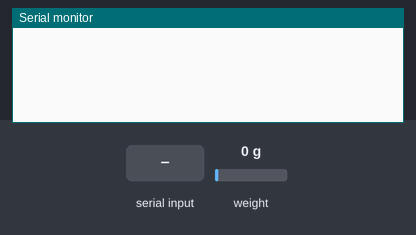
A sketch run on a simulated Arduino Uno, built with avr-gcc and run on an emulated ATmega328P. Shown: the last lines printed to the serial monitor. The inputs (shaded band) are chosen by the test bench; at power-on: weight on the scale 0 g.

Above: at 1.2 s.
1.3 s: weight on the scale set to 100 g
At 3.3 s:
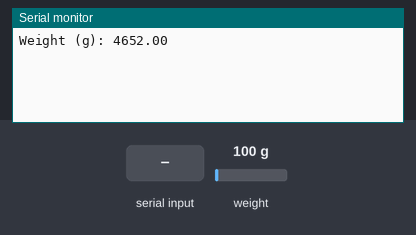
3.6 s: "t" received over Serial
At 4.9 s:
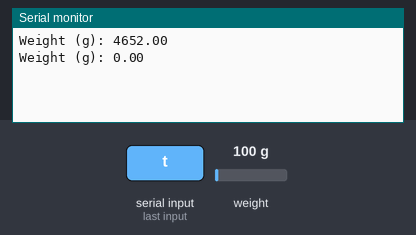
5.1 s: weight on the scale set to 1250 g
At 7.8 s:
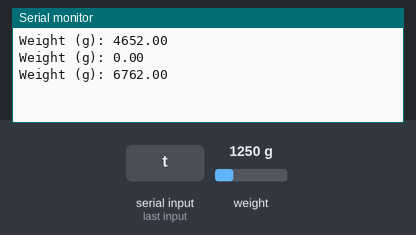
Timing chart, 0 to 9.3 s (numbered marks = the images above; inputs shaded):
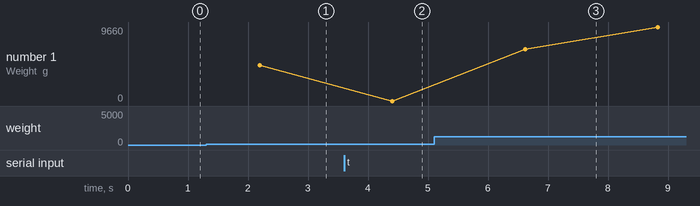

The sketch:

Prototype_Tres_Uno.ino
```cpp
#include "HX711.h"
#include <SoftwareSerial.h>

const int LOADCELL_DOUT_PIN = 2;
const int LOADCELL_SCK_PIN = 3;
long average = 0;
int count = 0;
int countData = 0;
long zero = 190600;
double weight;
long reading = 0;
long conversion = 50;
int tareCount;

SoftwareSerial BTSerial = SoftwareSerial(10, 11); // RX | TX

HX711 scale;

void setup() {
  Serial.begin(57600);
  BTSerial.begin(9600);
  scale.begin(LOADCELL_DOUT_PIN, LOADCELL_SCK_PIN);
}

void loop() {
  calculate();
  printValue();
  zeroIt();
}

void calculate() {
  if (scale.is_ready()) {
    reading = scale.read();
    if(reading != 0 && reading != -1) {
      average = average + reading;
      countData++;
    }
    count++;
  }
}

void printValue() {
  if (count == 20) {
    reading = average / countData;
    if(reading != -1) {
   //   Serial.print("Reading: ");
      weight = (reading + zero)/conversion;
  //    Serial.println(reading + zero);
      Serial.print("Weight (g): ");
      if(weight < 0) {
        Serial.println(0.00);
      } else {
        Serial.println(weight);
      }
      String data = String(weight);
      BTSerial.print(data);
      BTSerial.print(";");
      tareIf();
    }
    count = 0;
    average = 0;
    countData = 0;
  }
}

void zeroIt() {
  if (Serial.available())
  {
    char ch = Serial.read();
    if (ch == 't')
    {
      zero -= weight * conversion;
    }
  }
  delay(10);
}

void tareIf() {
  if(weight <= 7) {
    zero -= weight * conversion;
  }
}
```

Measured:
- after the input at 1.3 s, the serial monitor: prints a new line after 0.89 s (image 1)
- after the input at 3.6 s, the serial monitor: prints a new line after 0.81 s (image 2)
- after the input at 5.1 s, the serial monitor: prints a new line after 1.5 s (image 3)
- plotted number 1: 4652 → 0 after the input at 3.6 s, 0 → 9660 after the input at 5.1 s
